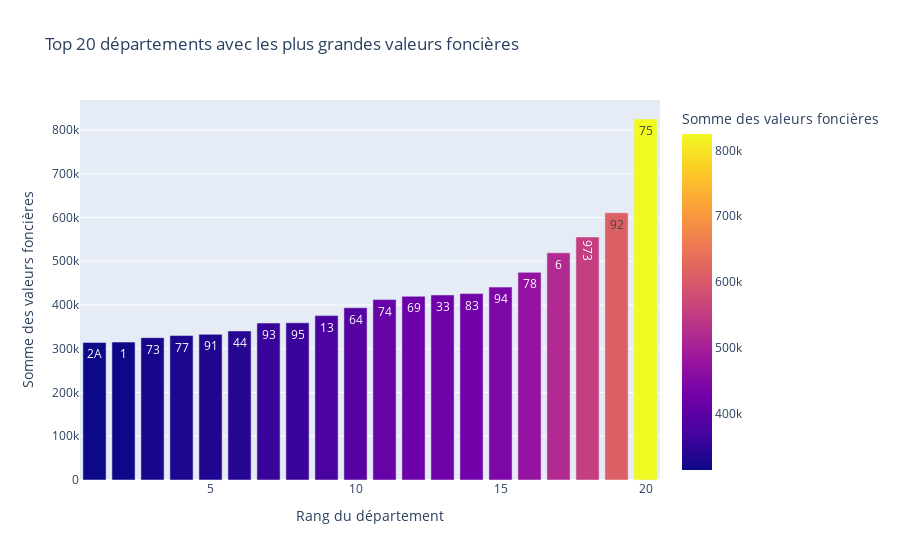

The notebook cell this image was saved under:
### Markdown cell above
#### Valeur foncière moyenne en fonction du département (top 20)

### Code cell
grouped_df = df_2022.groupby('code_departement')['valeur_fonciere'].mean().reset_index()
top20_df = grouped_df.sort_values('valeur_fonciere', ascending=False).head(20)
top20_df = top20_df.sort_values('valeur_fonciere', ascending=True)
top20_df['x_axis_order'] = range(1, len(top20_df) + 1)
fig = px.bar(top20_df, x='x_axis_order', y='valeur_fonciere', 
             color='valeur_fonciere', 
             labels={'valeur_fonciere':'Somme des valeurs foncières', 
                     'x_axis_order':'Rang du département'},
             hover_data=['code_departement'],
             title="Top 20 départements avec les plus grandes valeurs foncières")
fig.update_traces(text=top20_df['code_departement'], textposition='inside')
fig.show()

### Figure 1 — Plotly figure (JSON) as saved in the notebook; plotly's stock layout.template omitted (floating-point values rounded to 4 significant figures)
{"data": [{"alignmentgroup": "True", "customdata": [["2A"], [1], [73], [77], [91], [44], [93], [95], [13], [64], [74], [69], [33], [83], [94], [78], [6], [973], [92], [75]], "hovertemplate": "Rang du département=%{x}<br>Somme des valeurs foncières=%{marker.color}<br>code_departement=%{customdata[0]}<extra></extra>", "legendgroup": "", "marker": {"color": [314500.0, 315200.0, 325300.0, 330100.0, 332900.0, 340600.0, 358800.0, 359200.0, 375700.0, 393600.0, 412400.0, 419700.0, 422900.0, 426000.0, 440900.0, 474500.0, 519200.0, 555300.0, 610700.0, 825000.0], "coloraxis": "coloraxis", "pattern": {"shape": ""}}, "name": "", "offsetgroup": "", "orientation": "v", "showlegend": false, "text": ["2A", 1, 73, 77, 91, 44, 93, 95, 13, 64, 74, 69, 33, 83, 94, 78, 6, 973, 92, 75], "textposition": "inside", "type": "bar", "x": [1, 2, 3, 4, 5, 6, 7, 8, 9, 10, 11, 12, 13, 14, 15, 16, 17, 18, 19, 20], "xaxis": "x", "y": [314500.0, 315200.0, 325300.0, 330100.0, 332900.0, 340600.0, 358800.0, 359200.0, 375700.0, 393600.0, 412400.0, 419700.0, 422900.0, 426000.0, 440900.0, 474500.0, 519200.0, 555300.0, 610700.0, 825000.0], "yaxis": "y"}], "layout": {"barmode": "relative", "coloraxis": {"colorbar": {"title": {"text": "Somme des valeurs foncières"}}, "colorscale": [[0, "#0d0887"], [0.1111, "#46039f"], [0.2222, "#7201a8"], [0.3333, "#9c179e"], [0.4444, "#bd3786"], [0.5556, "#d8576b"], [0.6667, "#ed7953"], [0.7778, "#fb9f3a"], [0.8889, "#fdca26"], [1, "#f0f921"]]}, "legend": {"tracegroupgap": 0}, "title": {"text": "Top 20 départements avec les plus grandes valeurs foncières"}, "xaxis": {"anchor": "y", "domain": [0, 1], "title": {"text": "Rang du département"}}, "yaxis": {"anchor": "x", "domain": [0, 1], "title": {"text": "Somme des valeurs foncières"}}}}
